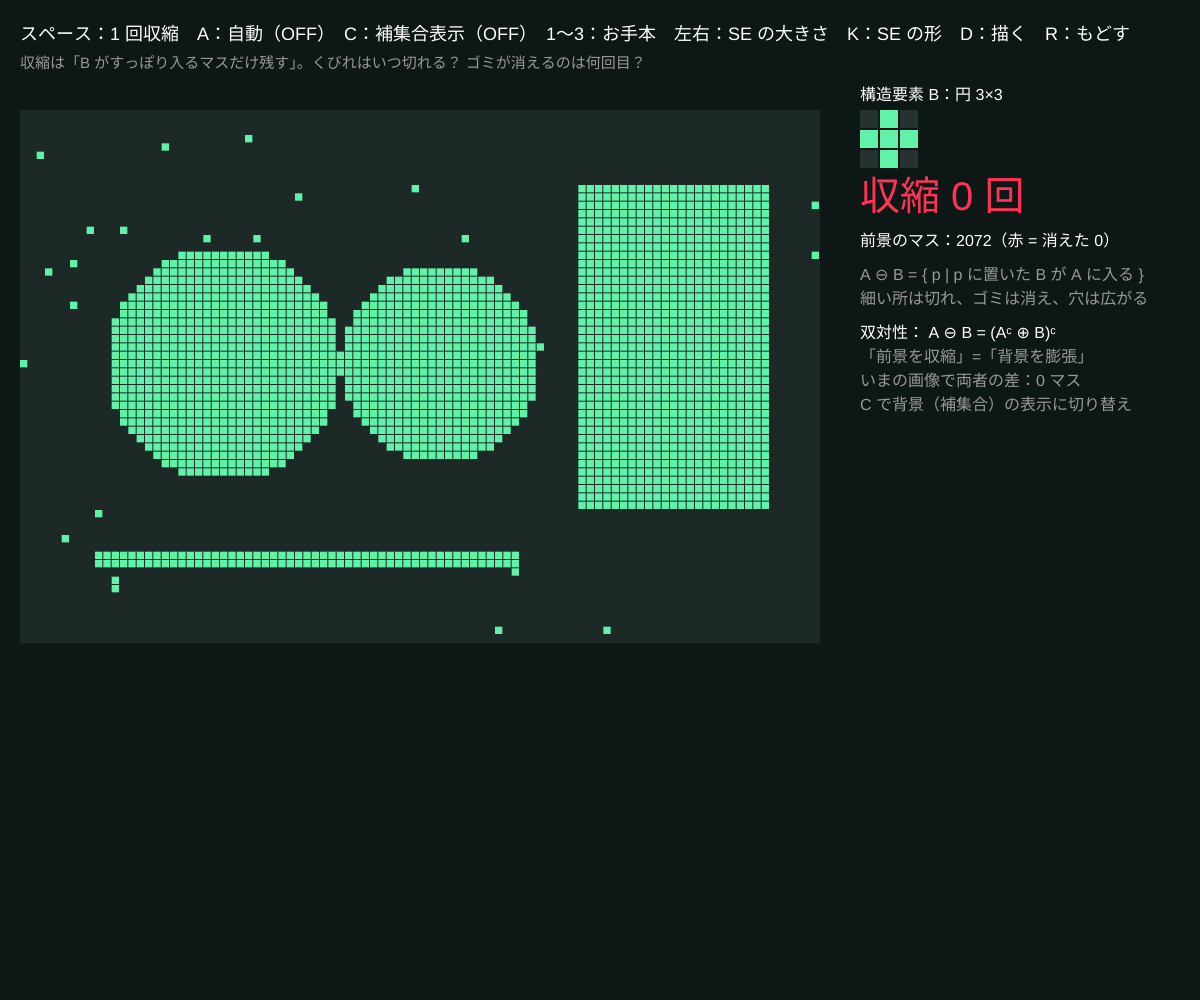
Frame 1 (no input)
Frame 60 (no input): identical to frame 1, image omitted
Frame 120 (the mouse pressed at the canvas centre since frame 60): identical to frame 1, image omitted

The p5.js sketch that drew this single still picture (run headless with seeded random() and noise() and a simulated clock; from frame 60 on, the mouse is pressed at the canvas centre):

// p5.js sketch
// ── sketch.js
// ============================================
// 02 収縮（erosion）A ⊖ B
// 構造要素 B が「すっぽり入る」マスだけを残す → 形がやせる。細い所は切れ、小さなゴミは消える
// 双対性：前景を収縮することは、背景を膨張すること（C で補集合の表示に切り替え）
// スペースで 1 回収縮（赤 = 消えたマス） / A で自動 / C で補集合 / 1〜3 でお手本 / 左右で SE の大きさ / K で SE の形 / D で描くモード / R でもどす
// ============================================

let cols = 96, rows = 64, cell, ox = 20, oy = 110;
let img, orig, removed;
let seKind = 'disk'; // ★ 'box' 'cross' 'disk'
let seR = 1;         // ★ SE の半径
let se = [];
let steps = 0, auto = false, drawMode = false, complement = false;
let kinds = ['box', 'cross', 'disk'], seNames = { box: '正方形', cross: '十字', disk: '円' };

function setup() {
  createCanvas(windowWidth, windowHeight);
  colorMode(HSB, 360, 100, 100, 100);
  cell = min((width - 400) / cols, (height - 140) / rows);
  preset(1);
  se = makeSE(seKind, seR);
}

function preset(k) {
  orig = new Uint8Array(cols * rows);
  if (k === 1) {
    // 細いくびれでつながった 2 つの塊、細い線、ゴミ
    for (let y = 0; y < rows; y++) for (let x = 0; x < cols; x++) {
      if (dist(x, y, 24, 30) < 14 || dist(x, y, 50, 30) < 12) orig[x + y * cols] = 1;
      if (x >= 30 && x <= 44 && abs(y - 30) <= 1) orig[x + y * cols] = 1;
      if (x > 66 && x < 90 && y > 8 && y < 48) orig[x + y * cols] = 1;
      if (y > 52 && y < 55 && x > 8 && x < 60) orig[x + y * cols] = 1;
    }
    randomSeed(5);
    for (let i = 0; i < 40; i++) orig[floor(random(cols * rows))] = 1;
  } else if (k === 2) {
    orig = textToGrid('p5', 56);
  } else {
    for (let y = 0; y < rows; y++) for (let x = 0; x < cols; x++) if (noise(x * 0.09, y * 0.09) > 0.5) orig[x + y * cols] = 1;
  }
  reset();
}
function reset() {
  img = Uint8Array.from(orig);
  removed = new Uint8Array(cols * rows);
  steps = 0;
}

// ★ 1 回の収縮。消えたマスを removed に記録
function stepErode() {
  let next = erodeImg(img, se);
  for (let i = 0; i < img.length; i++) removed[i] = img[i] && !next[i] ? 1 : 0;
  img = next;
  steps++;
}

function draw() {
  background(170, 45, 9);
  if (auto && frameCount % 20 === 0) stepErode();
  noStroke();
  fill(170, 30, 16);
  rect(ox, oy, cols * cell, rows * cell);
  let area = 0, nRemoved = 0;
  for (let i = 0; i < cols * rows; i++) {
    let on = complement ? !img[i] : img[i];
    if (removed[i]) { nRemoved++; fill(complement ? 45 : 350, 90, 100); } // 消えたマス（補集合では「背景がふえたマス」）
    else if (on) fill(complement ? 200 : 150, 60, 95);
    else continue;
    if (on) area++;
    rect(ox + (i % cols) * cell, oy + floor(i / cols) * cell, cell - 1, cell - 1);
  }
  // 双対性チェック：A ⊖ B と (Aᶜ ⊕ B)ᶜ は同じか
  let e = erodeImg(img, se), comp = img.map((v) => 1 - v), d = dilateImg(comp, se);
  let diff = 0;
  for (let i = 0; i < img.length; i++) if (e[i] !== 1 - d[i]) diff++;

  let px = ox + cols * cell + 40, py = oy, big = 20;
  fill(0, 0, 100); textSize(16);
  text('構造要素 B：' + seNames[seKind] + ' ' + (2 * seR + 1) + '×' + (2 * seR + 1), px, py - 10);
  for (let dy = -seR; dy <= seR; dy++) for (let dx = -seR; dx <= seR; dx++) {
    let on = se.some((o) => o[0] === dx && o[1] === dy);
    fill(on ? 150 : 170, on ? 60 : 30, on ? 95 : 20);
    rect(px + (dx + seR) * big, py + (dy + seR) * big, big - 2, big - 2);
  }
  let ty = py + (2 * seR + 1) * big + 40;
  textSize(40); fill(350, 80, 100);
  text('収縮 ' + steps + ' 回', px, ty);
  textSize(16); fill(0, 0, 100);
  text((complement ? '背景' : '前景') + 'のマス：' + area + (complement ? '（黄 = 背景がふえた）' : '（赤 = 消えた ' + nRemoved + '）'), px, ty + 36);
  fill(0, 0, 60);
  text('A ⊖ B = { p | p に置いた B が A に入る }', px, ty + 70);
  text('細い所は切れ、ゴミは消え、穴は広がる', px, ty + 94);
  fill(0, 0, 100);
  text('双対性： A ⊖ B = (Aᶜ ⊕ B)ᶜ', px, ty + 128);
  fill(0, 0, 60);
  text('「前景を収縮」=「背景を膨張」', px, ty + 152);
  text('いまの画像で両者の差：' + diff + ' マス', px, ty + 176);
  text('C で背景（補集合）の表示に切り替え', px, ty + 200);

  fill(0, 0, 100);
  textSize(18);
  text('スペース：1 回収縮　A：自動（' + (auto ? 'ON' : 'OFF') + '）　C：補集合表示（' + (complement ? 'ON' : 'OFF') + '）　1〜3：お手本　左右：SE の大きさ　K：SE の形　D：描く　R：もどす', 20, 40);
  fill(0, 0, 60);
  textSize(15);
  text(complement ? '青 = 背景。背景を膨張させると（黄色がふえる）、前景はやせる。つまり同じ操作を裏から見ている' : '収縮は「B がすっぽり入るマスだけ残す」。くびれはいつ切れる？ ゴミが消えるのは何回目？', 20, 68);
}

function paint() {
  if (!drawMode) return;
  let gx = floor((mouseX - ox) / cell), gy = floor((mouseY - oy) / cell);
  for (let dy = -1; dy <= 1; dy++) for (let dx = -1; dx <= 1; dx++) {
    let x = gx + dx, y = gy + dy;
    if (x >= 0 && y >= 0 && x < cols && y < rows) { img[x + y * cols] = 1; orig[x + y * cols] = 1; }
  }
}
function mousePressed() { paint(); }
function mouseDragged() { paint(); }
function keyPressed() {
  if (key === ' ') stepErode();
  if (key === 'a' || key === 'A') auto = !auto;
  if (key === 'c' || key === 'C') complement = !complement;
  if (key >= '1' && key <= '3') preset(int(key));
  if (key === LEFT_ARROW) seR = max(1, seR - 1);
  if (key === RIGHT_ARROW) seR = min(4, seR + 1);
  if (key === 'k' || key === 'K') seKind = kinds[(kinds.indexOf(seKind) + 1) % 3];
  if (key === 'd' || key === 'D') drawMode = !drawMode;
  if (key === 'r' || key === 'R') reset();
  se = makeSE(seKind, seR);
}

// ---------- やってみよう ----------
// 1. お手本 1 で、くびれが切れるのは何回目？ ゴミが全部消えるのは？（SE の大きさを変えて比べる）
// 2. 収縮を続けると最後に残るのは「いちばん太い場所」。どこが最後まで残る？
// 3. 01 の膨張を n 回 → 収縮を n 回 しても元には戻らない。何が変わる？（→ 03 のクロージング）

// ==================================================
// ここから下は「モルフォロジーの道具」（構造要素・膨張・収縮）
// （中身は読まなくても OK。消さないでね）
// ==================================================
function makeSE(kind, r) {
  let out = [];
  for (let dy = -r; dy <= r; dy++) for (let dx = -r; dx <= r; dx++) {
    if (kind === 'box') out.push([dx, dy]);
    else if (kind === 'cross') { if (dx === 0 || dy === 0) out.push([dx, dy]); }
    else if (dx * dx + dy * dy <= r * r + r * 0.5) out.push([dx, dy]);
  }
  return out;
}
// 膨張（max）と収縮（min）。画像の外側は端のマスと同じ値とみなす
function morph(a, se, isDilate) {
  let out = new Uint8Array(a.length);
  for (let y = 0; y < rows; y++) for (let x = 0; x < cols; x++) {
    let v = isDilate ? 0 : 1;
    for (let k = 0; k < se.length; k++) {
      let nx = x + se[k][0], ny = y + se[k][1];
      if (nx < 0) nx = 0; else if (nx >= cols) nx = cols - 1;
      if (ny < 0) ny = 0; else if (ny >= rows) ny = rows - 1;
      let s = a[nx + ny * cols];
      if (isDilate ? s : !s) { v = isDilate ? 1 : 0; break; }
    }
    out[x + y * cols] = v;
  }
  return out;
}
function dilateImg(a, se) { return morph(a, se, true); }
function erodeImg(a, se) { return morph(a, se, false); }
function textToGrid(str, px) {
  let pg = createGraphics(cols, rows);
  pg.pixelDensity(1);
  pg.background(0); pg.fill(255); pg.noStroke();
  pg.textAlign(CENTER, CENTER); pg.textStyle(BOLD); pg.textSize(px);
  pg.text(str, cols / 2, rows / 2);
  pg.loadPixels();
  let out = new Uint8Array(cols * rows);
  for (let i = 0; i < cols * rows; i++) out[i] = pg.pixels[i * 4] > 127 ? 1 : 0;
  pg.remove();
  return out;
}
